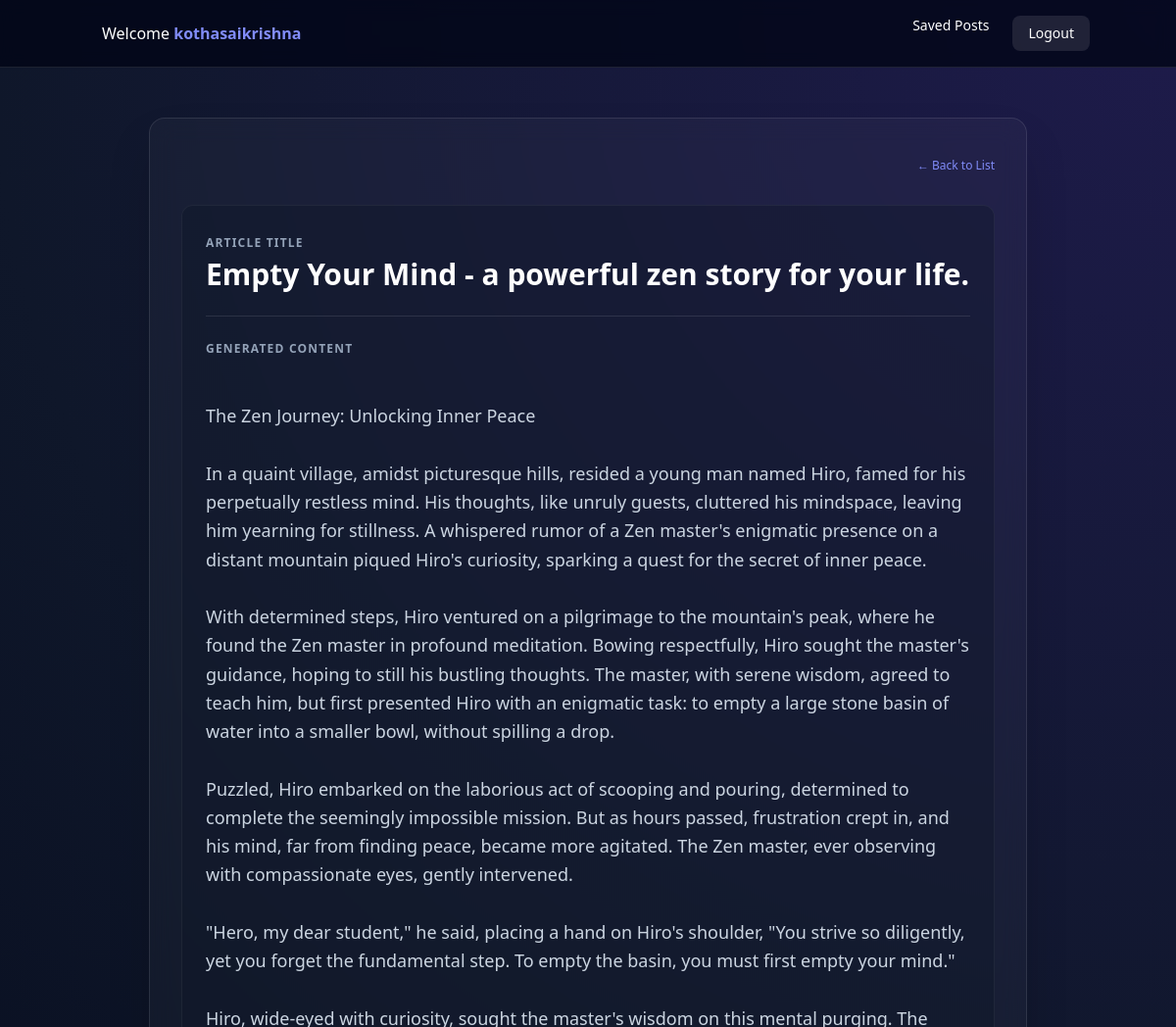
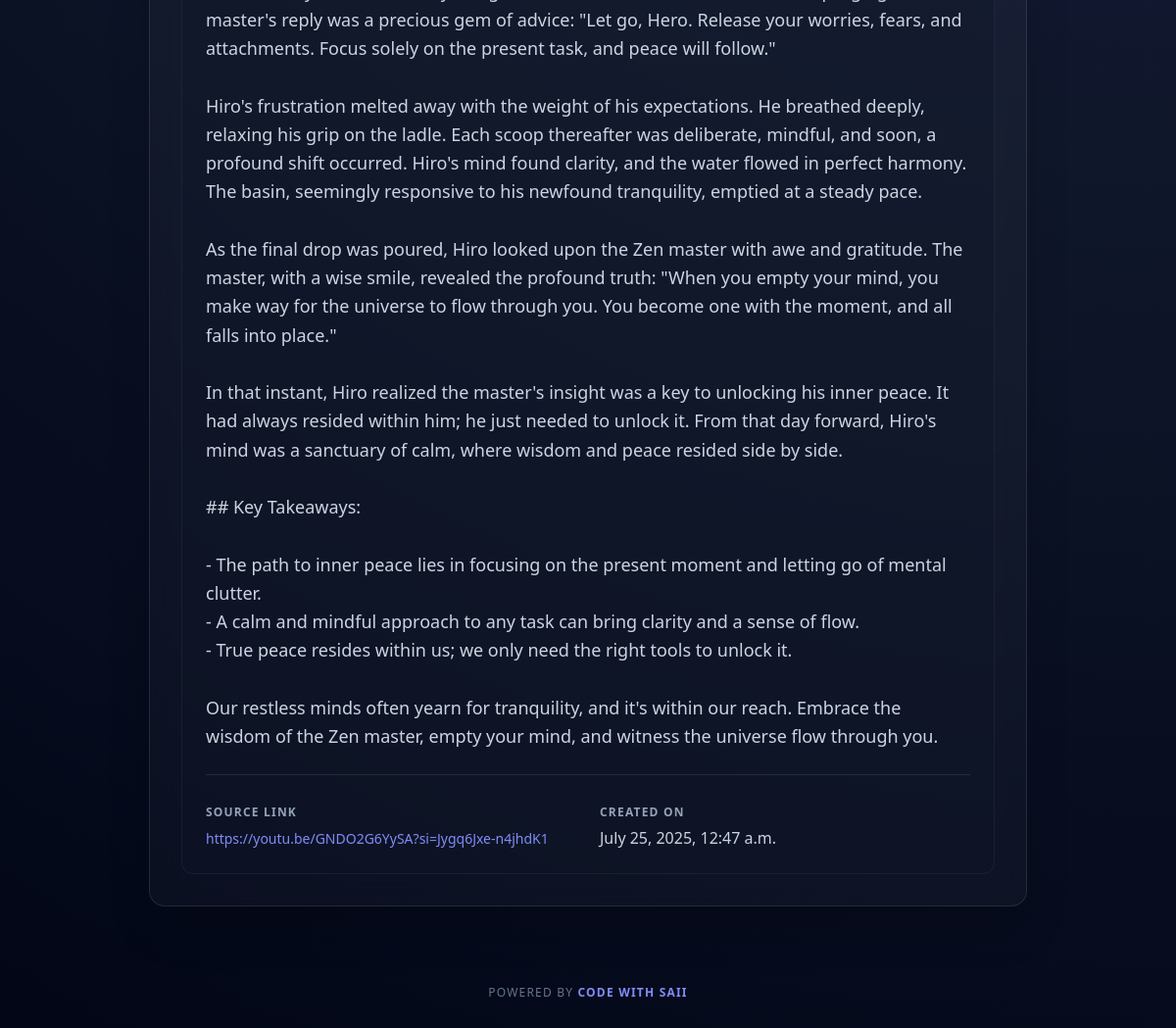
The page /blog-details/3/ (signed in) on the database its author committed (2 pictures, top to bottom).
### blog_generator/models.py (models this page shows, shortened)
class BlogPost(models.Model):
    user = models.ForeignKey(User,on_delete=models.CASCADE)
    youtube_title = models.CharField(max_length=300)
    youtube_link = models.URLField()
    generated_content = models.TextField()
    created_at = models.DateTimeField(auto_now_add=True)

### blog_generator/views.py (the view)
# urls.py: path('blog-details/<int:pk>/',views.blog_details,name="blog-details"),
@login_required
def blog_details(request, pk):
    try:
        blog_article_detail = BlogPost.objects.filter(id=pk, user=request.user).first()
        return render(request, 'blog-details.html', {'blog_article_details': blog_article_detail})
    except BlogPost.DoesNotExist:
        return redirect('/')

### templates/blog-details.html (shortened to what this page needs)
<!DOCTYPE html>
{% load static %}
<html lang="en">
<head>
    <script src="https://cdn.tailwindcss.com"></script>
</head>
<body class="font-sans pt-[80px] antialiased">
    <nav class="fixed top-0 left-0 w-full p-4 text-white z-50">
        <div class="container mx-auto flex flex-col md:flex-row justify-between items-center gap-2">
            <div class="flex flex-col md:flex-row text-sm md:text-base gap-2 md:gap-0">
                <a href="{% url 'home' %}" class="text-white hover:text-indigo-400 transition-colors mx-2 md:mx-4">
                    Welcome <strong class="text-indigo-400">{{user.username}}</strong>
                </a>
            </div>
            <div class="flex flex-row gap-6">
                <a href="{% url 'blog-list' %}" class="text-sm font-medium hover:text-indigo-400 transition-colors">Saved Posts</a>
                <a href="{% url 'logout' %}" class="text-sm bg-white/10 px-4 py-2 rounded-lg hover:bg-white/20 transition-all">Logout</a>
            </div>
        </div>
    </nav>
    <div class="container mx-auto mt-10 px-4 pb-12">
        <div class="max-w-4xl mx-auto glass-card p-8 rounded-2xl shadow-2xl">
            <section>
                <div class="flex justify-between items-center mb-6">
                    <h2 class="text-2xl font-bold logo-text">Blog Article Details</h2>
                    <a href="{% url 'blog-list' %}" class="text-xs text-indigo-400 hover:underline">← Back to List</a>
                </div>
                <div class="details-inner p-6 rounded-xl space-y-6">
                    <div>
                        <span class="label-text">Article Title</span>
                        <h3 class="text-xl md:text-3xl font-bold text-white mt-1 leading-tight">
                            {{blog_article_details.youtube_title}}
                        </h3>
                    </div>
                    <div class="border-t border-white/10 pt-6">
                        <span class="label-text block mb-4">Generated Content</span>
                        <div class="text-slate-300 leading-relaxed whitespace-pre-line text-lg">
                            {{blog_article_details.generated_content}}
                        </div>
                    </div>
                    <div class="grid grid-cols-1 md:grid-cols-2 gap-6 border-t border-white/10 pt-6">
                        <div>
                            <span class="label-text">Source Link</span>
                            <div class="mt-1">
                                <a href="{{blog_article_details.youtube_link}}" target="_blank"
                                   class="text-indigo-400 hover:text-indigo-300 hover:underline break-all text-sm">
                                   {{blog_article_details.youtube_link}}
                                </a>
                            </div>
                        </div>
                        <div>
                            <span class="label-text">Created On</span>
                            <p class="text-slate-300 mt-1 font-medium">{{blog_article_details.created_at}}</p>
                        </div>
                    </div>
                </div>
            </section>
        </div>
    </div>
    <footer class="text-center p-8 text-slate-500 text-xs tracking-widest uppercase">
        Powered by <a href="https://www.youtube.com/" class="text-indigo-400 hover:underline font-bold">Code With Saii</a>
    </footer>
</body>
</html>

### templates/blog-details.html (style rules this page uses)
body { background: radial-gradient(circle at top right, #1e1b4b, #0f172a, #020617); min-height: 100vh; color: #e2e8f0; }
.glass-card { background: rgba(255, 255, 255, 0.03) !important; backdrop-filter: blur(12px); -webkit-backdrop-filter: blur(12px); border: 1px solid rgba(255, 255, 255, 0.1); }
nav { background: rgba(2, 6, 23, 0.8) !important; backdrop-filter: blur(8px); border-bottom: 1px solid rgba(255, 255, 255, 0.1); }
.details-inner { background: rgba(15, 23, 42, 0.4); border: 1px solid rgba(255, 255, 255, 0.05); }
.label-text { color: #94a3b8; text-transform: uppercase; letter-spacing: 0.1em; font-size: 0.75rem; font-weight: 700; }
.logo-text { background: linear-gradient(to r, #818cf8, #c084fc); -webkit-background-clip: text; -webkit-text-fill-color: transparent; }

### rows shown on the page
BlogPost: youtube_title "Empty Your Mind - a powerful zen story for your life.", generated_content "The Zen Journey: Unlocking Inner Peace In a quaint village, amidst picturesque hills, resided a young man named Hiro, famed for his perpetually restless mind. His thoughts, like unruly guests, cluttered his mindspace, leaving him yearning for stillness. A whispered rumor of a Zen master's enigmatic presence on a distant mountain piqued Hiro's curiosity, sparking a quest for the secret of inner peace. With determined steps, Hiro ventured on a pilgrimage to the mountain's peak, where he found the Zen master in profound meditation. Bowing respectfully, Hiro sought the master's guidance, hoping to still his bustling thoughts. The master, with serene wisdom, agreed to teach him, but first…", youtube_link "https://youtu.be/GNDO2G6YySA?si=Jygq6Jxe-n4jhdK1", created_at "July 25, 2025, 12:47 a.m."

### other values the page prints
{{ user.username }} "kothasaikrishna"
